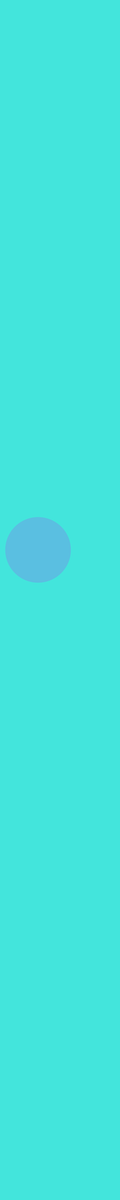
Frame 1 (no input)
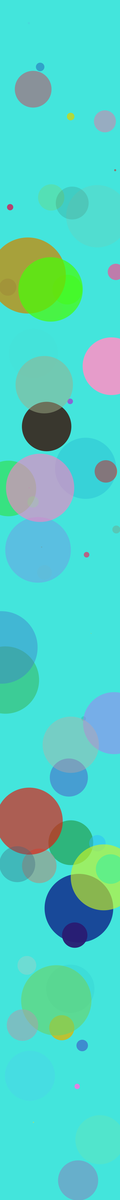
Frame 60 (the mouse pressed at the canvas centre just before this capture)
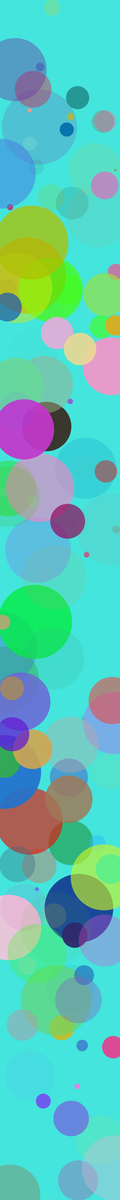
Frame 120 (the mouse held since frame 60 and released just before this capture)

The Processing sketch that drew these frames (run headless with seeded random() and noise(); from frame 60 on, the mouse is pressed at the canvas centre):

// Processing sketch: processing_176510
// ── processing_176510.pde

float r;
float g;
float b;
float a;

float t;
float x;
float y;

void setup() {
  size(400,4000);
  background(#43E5DC);
}

void draw() {
  //Fill all variables with random values
  r= random(255);
  g= random(255);
  b= random(255);
  a= random(255);
  t= random(255);
  x= random(width);
  y= random(height);
  
  
  noStroke();
  fill(r,g,b,a);
  ellipse(x,y,t,t);
}
  
